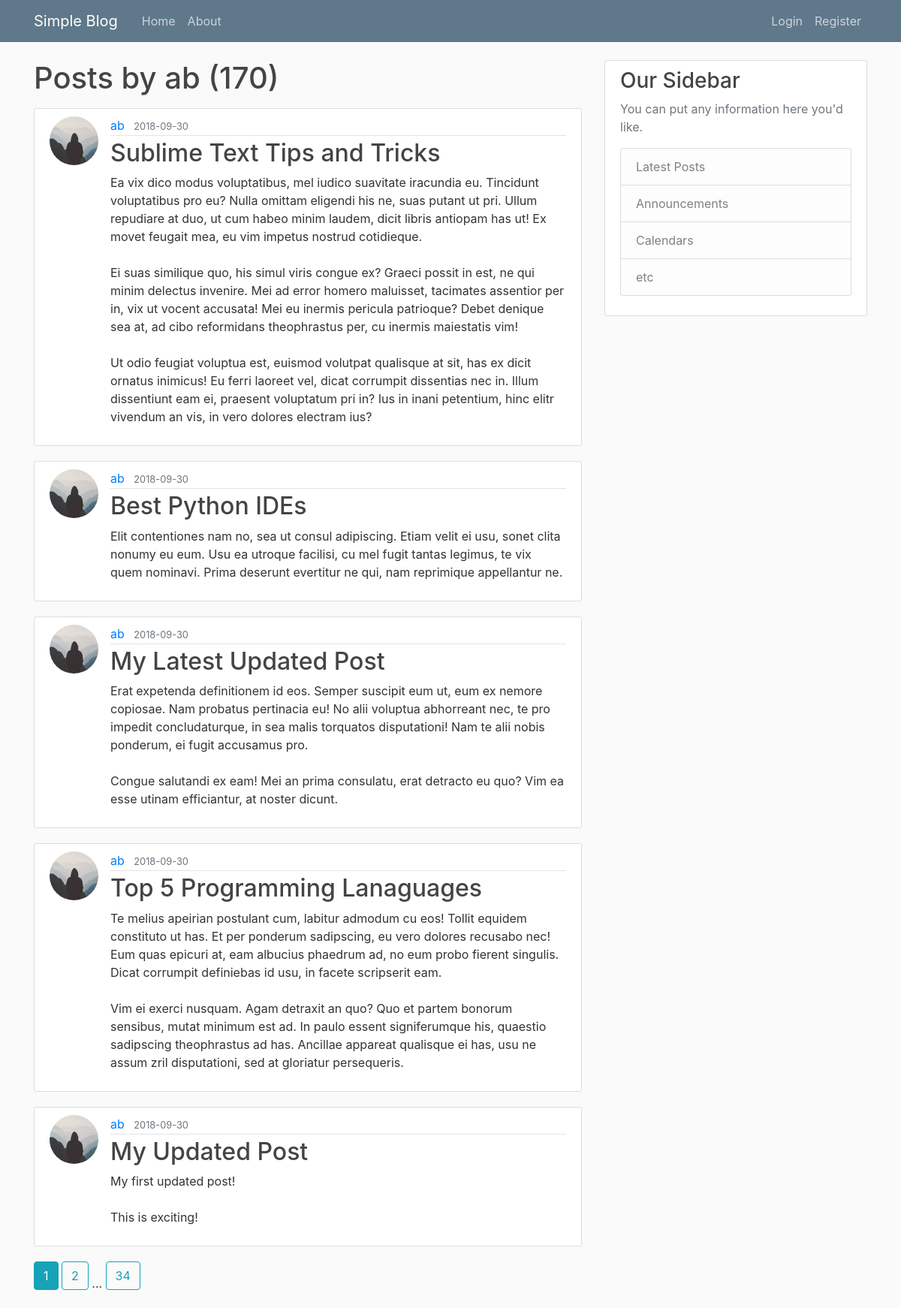
Page /user/ab on the committed database.
### flaskblog/models.py (models this page shows, shortened)
class User(db.Model, UserMixin):
	id = db.Column(db.Integer, primary_key=True)
	username = db.Column(db.String(20), unique=True, nullable=False)
	email = db.Column(db.String(120), unique=True, nullable=False)
	image_file = db.Column(db.String(20), nullable=False, default='default.jpg')
	password = db.Column(db.String(60), nullable=False)
	posts = db.relationship('Post', backref='author', lazy=True)

class Post(db.Model):
	id = db.Column(db.Integer, primary_key=True)
	title = db.Column(db.String(100), nullable=False)
	date_posted = db.Column(db.DateTime, nullable=False, default=datetime.utcnow)
	content = db.Column(db.Text, nullable=False)
	user_id = db.Column(db.Integer, db.ForeignKey('user.id'), nullable=False)

### flaskblog/routes.py (the view)
@app.route("/user/<string:username>")
def user_posts(username):
    page = request.args.get('page', 1, type=int)
    user = User.query.filter_by(username=username).first_or_404()
    posts = Post.query.filter_by(author=user)\
        .order_by(Post.date_posted.desc())\
        .paginate(page=page, per_page=5)
    return render_template('user_posts.html', posts=posts, user=user)

### flaskblog/templates/user_posts.html
{% extends "layout.html" %}
{% block content %}
    <h1 class="mb-3">Posts by {{ user.username }} ({{ posts.total }})</h1>
	{% for post in posts.items %}
		<article class="media content-section">
			<img class="rounded-circle article-img" src="{{ url_for('static', filename='profile_pics/' + post.author.image_file) }}">
			<div class="media-body">
				<div class="article-metadata">
				<a class="mr-2" href="{{ url_for('user_posts', username=post.author.username) }}">{{ post.author.username }}</a>
				<small class="text-muted">{{ post.date_posted.strftime('%Y-%m-%d') }}</small>
				</div>
				<h2><a class="article-title" href="{{ url_for('post', post_id=post.id) }}">{{ post.title }}</a></h2>
				<p class="article-content">{{ post.content }}</p>
			</div>
		</article>
	{% endfor %}
	{% for page_num in posts.iter_pages(left_edge=1, right_edge=1, left_current=1, right_current=2) %}
      	{% if page_num %}
			{% if posts.page == page_num %}
				<a class="btn btn-info mb-4" href="{{ url_for('user_posts', username=user.username, page=page_num) }}">{{ page_num }}</a>
			{% else %}
				<a class="btn btn-outline-info mb-4" href="{{ url_for('user_posts', username=user.username, page=page_num) }}">{{ page_num }}</a>
			{% endif %}
    	{% else %}
        ...
      {% endif %}
    {% endfor %}
{% endblock content %}

### flaskblog/static/main.css (style rules this page uses)
body { background: #fafafa; color: #333333; margin-top: 5rem; }
h1, h2, h3, h4, h5, h6 { color: #444444; }
.content-section { background: #ffffff; padding: 10px 20px; border: 1px solid #dddddd; border-radius: 3px; margin-bottom: 20px; }
.article-title { color: #444444; }
.article-content { white-space: pre-line; }
.article-img { height: 65px; width: 65px; margin-right: 16px; }
.article-metadata { padding-bottom: 1px; margin-bottom: 4px; border-bottom: 1px solid #e3e3e3 }

### rows in the picture
User: username "ab"
Post: image_file (placeholder picture), author.username "ab", date_posted "2018-09-30", title "Sublime Text Tips and Tricks", content "Ea vix dico modus voluptatibus, mel iudico suavitate iracundia eu. Tincidunt voluptatibus pro eu? Nulla omittam eligendi his ne, suas putant ut pri. Ullum repudiare at duo, ut cum habeo minim laudem, dicit libris antiopam has ut! Ex movet feugait mea, eu vim impetus nostrud cotidieque. Ei suas similique quo, his simul viris congue ex? Graeci possit in est, ne qui minim delectus invenire. Mei ad error homero maluisset, tacimates assentior per in, vix ut vocent accusata! Mei eu inermis pericula patrioque? Debet denique sea at, ad cibo reformidans theophrastus per, cu inermis maiestatis vim! Ut odio feugiat voluptua est, euismod volutpat qualisque at sit, has ex dicit ornatus inimicus! Eu…"
Post: image_file (placeholder picture), author.username "ab", date_posted "2018-09-30", title "Best Python IDEs", content "Elit contentiones nam no, sea ut consul adipiscing. Etiam velit ei usu, sonet clita nonumy eu eum. Usu ea utroque facilisi, cu mel fugit tantas legimus, te vix quem nominavi. Prima deserunt evertitur ne qui, nam reprimique appellantur ne."
Post: image_file (placeholder picture), author.username "ab", date_posted "2018-09-30", title "My Latest Updated Post", content "Erat expetenda definitionem id eos. Semper suscipit eum ut, eum ex nemore copiosae. Nam probatus pertinacia eu! No alii voluptua abhorreant nec, te pro impedit concludaturque, in sea malis torquatos disputationi! Nam te alii nobis ponderum, ei fugit accusamus pro. Congue salutandi ex eam! Mei an prima consulatu, erat detracto eu quo? Vim ea esse utinam efficiantur, at noster dicunt."
Post: image_file (placeholder picture), author.username "ab", date_posted "2018-09-30", title "Top 5 Programming Lanaguages", content "Te melius apeirian postulant cum, labitur admodum cu eos! Tollit equidem constituto ut has. Et per ponderum sadipscing, eu vero dolores recusabo nec! Eum quas epicuri at, eam albucius phaedrum ad, no eum probo fierent singulis. Dicat corrumpit definiebas id usu, in facete scripserit eam. Vim ei exerci nusquam. Agam detraxit an quo? Quo et partem bonorum sensibus, mutat minimum est ad. In paulo essent signiferumque his, quaestio sadipscing theophrastus ad has. Ancillae appareat qualisque ei has, usu ne assum zril disputationi, sed at gloriatur persequeris."
Post: image_file (placeholder picture), author.username "ab", date_posted "2018-09-30", title "My Updated Post", content "My first updated post! This is exciting!"

### other values in the picture
{{ posts.total }} "170"
{{ page_num }} "1"
{{ page_num }} "2" "34"
